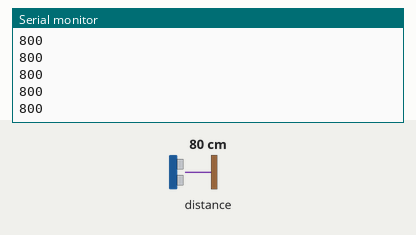
This sketch was run on a simulated ESP32. Shown: the last lines printed to the serial monitor. The inputs (shaded band) are chosen by the test bench; at power-on: distance to the obstacle 80 cm.

Above: at 1.2 s.
1.3 s: distance to the obstacle set to 2 cm
At 2.3 s:
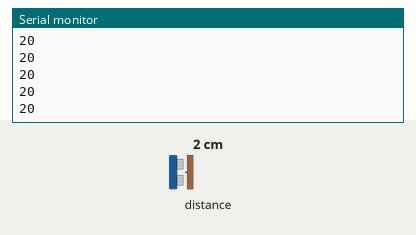
2.8 s: distance to the obstacle set to 4 cm
At 3.5 s:
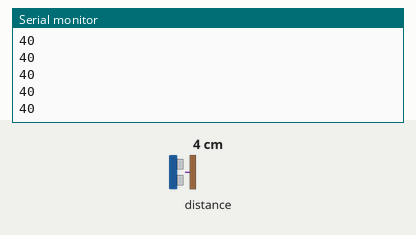
Timing chart, 0 to 5.8 s (numbered marks = the images above; inputs shaded):
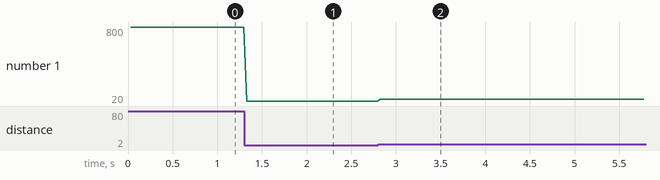

Measured:
- after the input at 1.3 s, the serial monitor: prints a new line at once (image 1)
- after the input at 2.8 s, the serial monitor: prints a new line at once (image 2)
- plotted number 1: 800 → 20 after the input at 1.3 s, 20 → 40 after the input at 2.8 s

The sketch:

VL53L0X_Unique_Sensor_de_distancia.ino
```cpp
#include <Wire.h>
#include <VL53L0X.h>

VL53L0X sensor;

// Define the pins for I2C communication
#define SCL_PIN 32
#define SDA_PIN 33

void setup() {
  Serial.begin(9600);

  Serial.println("Unico VL53L0X Sensor de distancia teste");
  Wire.begin(SDA_PIN, SCL_PIN);

  sensor.setTimeout(500);
  if (!sensor.init()) {
    while (1) {
      Serial.println("Failed to detect and initialize sensor!");
      delay(1000);
    }
  }
}

void loop() {
  Serial.print(sensor.readRangeSingleMillimeters());
  if (sensor.timeoutOccurred()) { Serial.print(" TIMEOUT"); }

  Serial.println();
}
```
